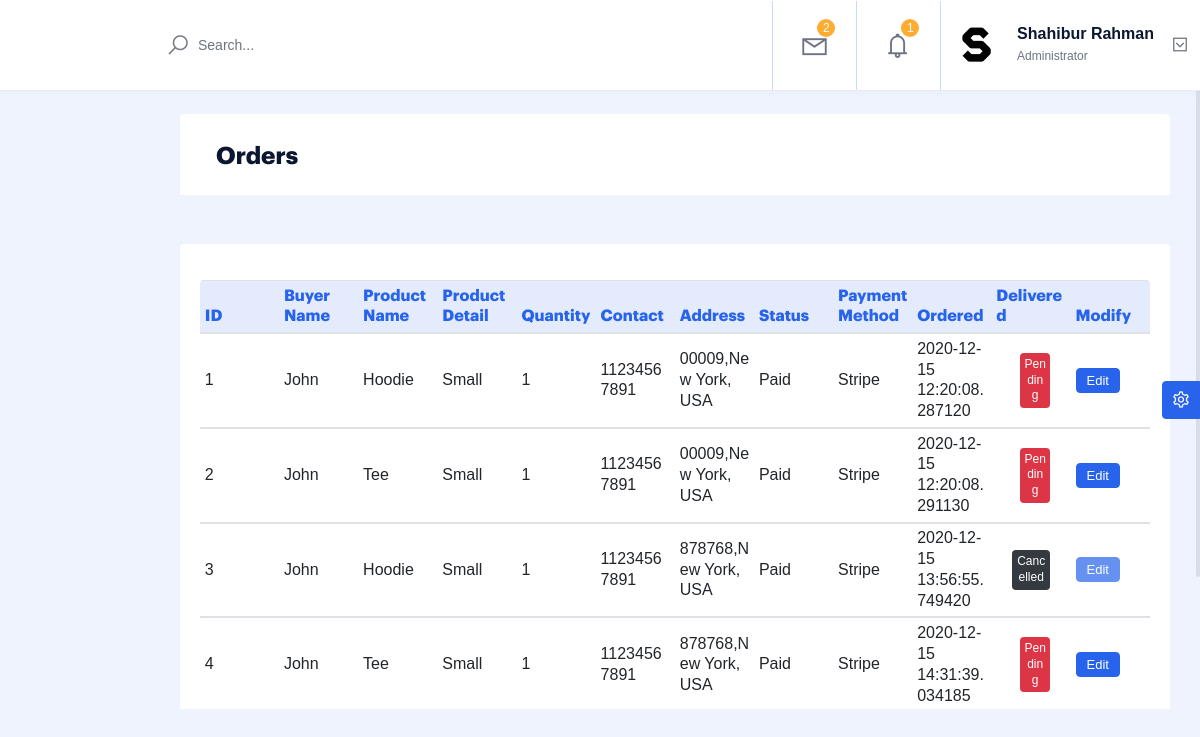
Screenshot of /dashboard/orders (signed in) with the database file from the repository.
### src/admin/models.py (models this page shows, shortened)
class User(db.Model,UserMixin):
    id = db.Column(db.Integer, primary_key=True)
    name = db.Column(db.String(30), unique=False, nullable=False)
    username = db.Column(db.String(80), unique=True, nullable=False)
    email = db.Column(db.String(120), unique=True, nullable=False)
    password = db.Column(db.String(180), unique=False, nullable=False)
    profile = db.Column(db.String(80), unique=False, nullable=False,default='profile.jpg')
    access=db.Column(db.String(20), unique=False, nullable=True,default='Full')
    is_admin =db.Column(db.Boolean, nullable=False,default=True)
    is_confirm=db.Column(db.Boolean, nullable=False,default=False)

### src/customers/models.py (models this page shows, shortened)
class OrderHistory(db.Model):
    id = db.Column(db.Integer, primary_key=True)
    invoice = db.Column(db.String(20), unique=False,nullable=False)
    status = db.Column(db.String(20), default='Pending', nullable=False)
    customer_id = db.Column(db.Integer, unique=False, nullable=False)
    customer_name = db.Column(db.String(50), unique= False)
    country = db.Column(db.String(50), unique= False)
    city = db.Column(db.String(50), unique= False)
    contact = db.Column(db.String(50), unique= False)
    zipcode = db.Column(db.String(50), unique= False)
    product_id = db.Column(db.Integer, unique=False, nullable=False)
    product_name = db.Column(db.String(80), nullable=False)
    product_price=db.Column(db.Numeric(10,2),nullable=False)
    product_quantity=db.Column(db.Integer,nullable=False)
    product_detail = db.Column(db.String(80),default='None',nullable=False)
    product_brand = db.Column(db.String(50),default='None', unique= False)
    product_category = db.Column(db.String(50),default='None', unique= False)
    payment_method = db.Column(db.String(50),default='Stripe', unique= False)
    product_delivered= db.Column(db.String(20),default='False', unique= False)
    delivered_time = db.Column(db.DateTime, default=datetime.utcnow, nullable=False)
    order_date = db.Column(db.DateTime, default=datetime.utcnow, nullable=False)
    product_image=db.Column(db.String(150),nullable=False,default='product_image.jpg')
    product_cancel= db.Column(db.Boolean, nullable=False,default=False)

### src/admin/routes.py (the view)
@app.route('/dashboard/orders')
@login_required
def dashboard_orders():
    if is_admin():
        orders=OrderHistory.query.all()
        return render_template('admin/orders.html',title="Admin Page",orders=orders)

### src/admin/routes.py (called while the page is built)
def is_admin():
    id=current_user.id
    user=User.query.get_or_404(id)
    return user.is_admin

### src/customers/models.py (called while the page is built)
@login_manager.user_loader
def user_loader(user_id):
    return Register.query.get(user_id)

### src/templates/admin/orders.html (shortened to what this page needs)
{% extends "admin/layout.html" %}
{% block head %}
    <link rel="stylesheet" href="{{url_for('static',filename='assets/css/datatables.min.css')}}">
    <link rel="stylesheet" href="{{url_for('static',filename='assets/css/line-awesome.min.css')}}">
    <link rel="stylesheet" href="{{url_for('static',filename='assets/css/jquery.mCustomScrollbar.css')}}">
    <link rel="stylesheet" href="{{url_for('static',filename='assets/css/bootstrap-select.min.css')}}">
    <link rel="stylesheet" href="{{url_for('static',filename='assets/css/bootstrap.css')}}">
    <link rel="stylesheet" href="{{url_for('static',filename='assets/css/bootstrap-slider.css')}}">
    <link rel="stylesheet" href="{{url_for('static',filename='assets/css/style.min.css')}}">
{% endblock head %}
{% block content %}
    <section class="mainpanel">
        <div class="pagebody">
            <div class="card mb-5 mt-4">
                <div class="card-header py-4">
                <h4 class="text-secondary font-weight-bold mb-0 mt-1
                     ml-3">Orders
                </h4>
                </div>
            </div>
            <div class="card mb-5 mt-4">
                <div class="card-body">
                {% if orders %}
                <table class="table table-sm table-condensed table-striped table-hover mt-3"
                style="table-layout: fixed; word-wrap: break-word;">
                    <thead class="table-theme-bg">
                        <th style="font-size: 16px;">ID</th>
                        <th style="font-size: 16px;">Buyer Name</th>
                        <th style="font-size: 16px;">Product Name</th>
                        <th style="font-size: 16px;">Product Detail</th>
                        <th style="font-size: 16px;">Quantity</th>
                        <th style="font-size: 16px;">Contact</th>
                        <th style="font-size: 16px;">Address</th>
                        <th style="font-size: 16px;">Status</th>
                        <th style="font-size: 16px;">Payment Method</th>
                        <th style="font-size: 16px;">Ordered</th>
                        <th style="font-size: 16px; ">Delivered</th>
                        <th style="font-size: 16px; ">Modify</th>
                    </thead>
                    <tbody>
                        {% for order in orders %}
                    <tbody>
                        <tr>
                            <td>{{loop.index}}</td>
                            <td >{{order.customer_name}}</td>
                            <td >{{order.product_name}}</td>
                            <td >{{order.product_detail}}</td>
                            <td >{{order.product_quantity}}</td>
                            <td >{{order.contact}}</td>
                            <td >{{order.zipcode}},{{order.city}},
                                {{order.country}}
                            </td>
                            <td >{{order.status}}</td>
                            <td >{{order.payment_method}}</td>
                            <td >{{order.order_date}}</td>
                            <td>
                                {% if order.product_delivered == 'True' %}
                                    <p style="font-size: 12px; margin-right: 6px;" class=" p-1 mb-1 mt-1 ml-3 mr-3 bg-primary text-white text-center rounded">Complete</p>
                                {% elif order.product_cancel %}
                                    <p style="font-size: 12px; margin-right: 6px;" class=" p-1 mb-1 mt-1 ml-3 mr-3 bg-dark text-white text-center rounded">Cancelled</p>
                                {% else %}
                                    <p style="font-size: 12px; margin-right: 6px;" class=" p-1 mb-1 mt-1 ml-4 mr-3 bg-danger  text-white text-center rounded">Pending</p>
                         {% endif %}
                            </td>
                            <td >
                                {% if order.product_cancel %}
                                <a href="{{url_for('update_orders',id=order.id)}}" class="float-left btn btn-sm btn-primary" style="pointer-events:none; opacity: 0.7">Edit</a>
                                {% else %}
                                <a href="{{url_for('update_orders',id=order.id)}}" class="float-left btn btn-sm btn-primary">Edit</a>
                                {% endif %}
                            </td>
                        </tr>
                        {% endfor %}
                    </tbody>
                </table>
                {% else %}
                 <h5 class="text-secondary center mb-0 mt-1
                     ml-3">No Order Yet.
                </h5>
                {% endif %}
                </div>
            </div>
        </div>
    </section>
{% endblock content %}

### src/templates/admin/layout.html (shortened to what this page needs)
<!DOCTYPE html>
<html lang="en">
<head>
{% block head %}
{% endblock head %}
</head>
<body>
    <div class="theme-setting-wrapper ">
        <button type="button" id="settings-trigger" class="btn btn-primary waves-effect waves-primary">
            <i class="la la-cog"></i>
        </button>
    </div>
    <header class="header fixed-top d-flex align-items-center">
        <div class="br-header d-flex w-100">
            <div class="br-header-left">
                <form class="searchbar d-flex align-items-center pl-3">
                    <i class="la la-search"></i>
                    <input class="form-control border-0 pl-2" type="search" placeholder="Search...">
                </form>
            </div>
            <div class="br-header-right ml-auto">
                <nav class="nav">
                    <div class="dropdown">
                        <a href="" class="nav-link position-relative dropdown-toggle waves-effect waves-primary" id="dropdownMSG" data-toggle="dropdown">
                            <i class="la la-envelope-o"></i>
                            <span class="badge badge-accent">2</span>
                        </a>
                    </div>
                    <div class="dropdown">
                        <a href="" class="nav-link position-relative dropdown-toggle waves-effect waves-primary" id="dropdownNOTY" data-toggle="dropdown">
                            <i class="la la-bell"></i>
                            <span class="badge badge-accent ">1</span>
                        </a>
                    </div>
                    <div class="dropdown">
                        <a href="" class="nav-link-profile d-flex dropdown-toggle" data-toggle="dropdown" id="dropdownprofile">
                        {% if session['image'] %}
                            {% set image=session['image'] %}
                            <img src="{{url_for('static',filename='images/'+image)}}" class="rounded" alt="" width="50">
                            {% else %}
                            <img src="{{url_for('static',filename='assets/image/img3.jpg')}}" class="rounded" alt="" width="50">
                        {% endif %}
                            <span class="logged-name px-3">
                                {% if session['name'] %}
                                {{session['name']}}
                                {% else %}
                                 Swap Admin
                                 {% endif %}
                                <br><small class="pt-3">Administrator</small></span>
                            <i class="profile-dropdown la la-caret-square-o-down"></i>
                        </a>
                    </div>
                </nav>
            </div>
        </div>
    </header>
{% block content %}
{% endblock content %}
</body>
</html>

### rows the page displays
User: name "Shahibur Rahman"
OrderHistory: customer_name "John", product_name "Hoodie", product_detail "Small", product_quantity "1", contact "11234567891", zipcode "00009", city "New York", country "USA", status "Paid", payment_method "Stripe", order_date "2020-12-15 12:20:08.287120", product_delivered "Pending"
OrderHistory: customer_name "John", product_name "Tee", product_detail "Small", product_quantity "1", contact "11234567891", zipcode "00009", city "New York", country "USA", status "Paid", payment_method "Stripe", order_date "2020-12-15 12:20:08.291130", product_delivered "Pending"
OrderHistory: customer_name "John", product_name "Hoodie", product_detail "Small", product_quantity "1", contact "11234567891", zipcode "878768", city "New York", country "USA", status "Paid", payment_method "Stripe", order_date "2020-12-15 13:56:55.749420", product_delivered "Cancelled"
OrderHistory: customer_name "John", product_name "Tee", product_detail "Small", product_quantity "1", contact "11234567891", zipcode "878768", city "New York", country "USA", status "Paid", payment_method "Stripe", order_date "2020-12-15 14:31:39.034185", product_delivered "Pending"
